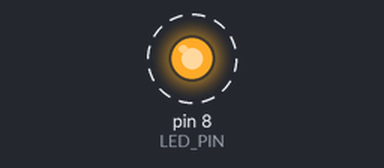
Bench run of a sketch on a simulated Arduino Uno, built with avr-gcc and run on an emulated ATmega328P. Parts: output pins drawn as LEDs (lit = HIGH). Dashed ring = blinking.

Above: at 0.5 s.
Timing chart, 0 to 4.6 s (numbered marks = the images above):
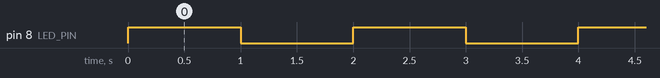

The sketch:

first_program.ino
```cpp
#define LED_PIN 8
#define ONE_SEC 1000

void setup() {
  pinMode(LED_PIN, OUTPUT);
}

void loop() {
  digitalWrite(LED_PIN, HIGH);
  delay(ONE_SEC);
  digitalWrite(LED_PIN, LOW);
  delay(ONE_SEC);
}
```

Measured:
- by itself, pin 8 (LED_PIN): alternates HIGH for 1.0 s and LOW for 1.0 s
